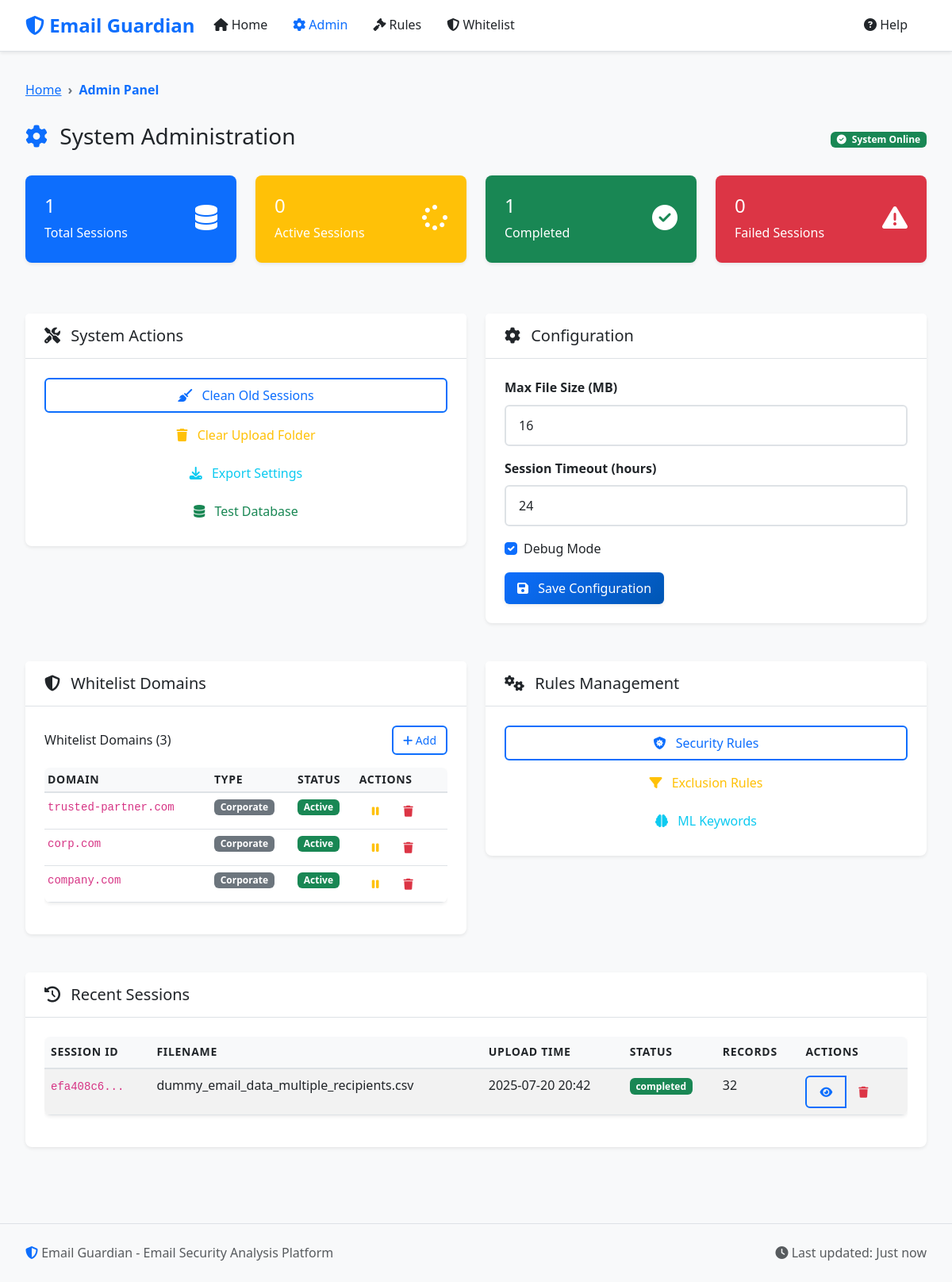
/admin, run on an earlier commit of the app's database.
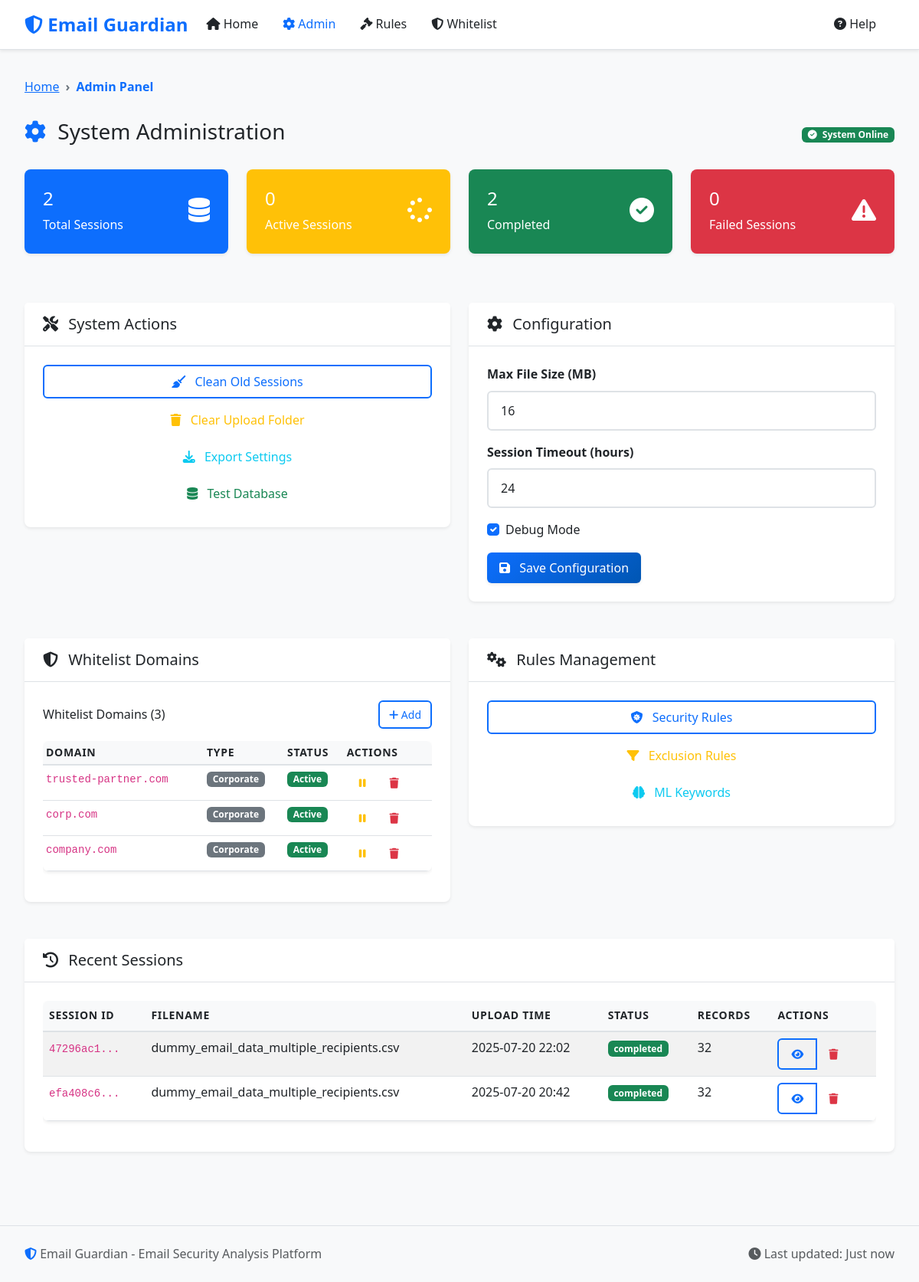
And on a later commit of the database.
### models.py (models this page shows, shortened)
class ProcessingSession(db.Model):
    __tablename__ = 'processing_sessions'
    id = db.Column(db.String(36), primary_key=True)
    filename = db.Column(db.String(255), nullable=False)
    upload_time = db.Column(db.DateTime, default=datetime.utcnow)
    total_records = db.Column(db.Integer, default=0)
    processed_records = db.Column(db.Integer, default=0)
    status = db.Column(db.String(50), default='uploaded')  # uploaded, processing, completed, error
    error_message = db.Column(Text)
    processing_stats = db.Column(JSON)
    data_path = db.Column(db.String(500))
    is_compressed = db.Column(db.Boolean, default=False)
    exclusion_applied = db.Column(db.Boolean, default=False)
    whitelist_applied = db.Column(db.Boolean, default=False)
    rules_applied = db.Column(db.Boolean, default=False)
    ml_applied = db.Column(db.Boolean, default=False)

### routes.py (the view)
@app.route('/admin')
def admin():
    stats = {
        'total_sessions': ProcessingSession.query.count(),
        'active_sessions': ProcessingSession.query.filter_by(status='processing').count(),
        'completed_sessions': ProcessingSession.query.filter_by(status='completed').count(),
        'failed_sessions': ProcessingSession.query.filter_by(status='failed').count()
    }
    recent_sessions = ProcessingSession.query.order_by(ProcessingSession.upload_time.desc()).limit(5).all()
    sessions = ProcessingSession.query.order_by(ProcessingSession.upload_time.desc()).all()
    whitelist_domains = WhitelistDomain.query.filter_by(is_active=True).all()
    attachment_keywords = AttachmentKeyword.query.filter_by(is_active=True).all()
    return render_template('admin.html',
                         stats=stats,
                         recent_sessions=recent_sessions,
                         sessions=sessions,
                         whitelist_domains=whitelist_domains,
                         attachment_keywords=attachment_keywords)

### templates/admin.html (shortened to what this page needs)
{% extends "base.html" %}
{% block breadcrumb %}
<nav aria-label="breadcrumb">
    <ol class="breadcrumb">
        <li class="breadcrumb-item"><a href="{{ url_for('index') }}">Home</a></li>
        <li class="breadcrumb-item active">Admin Panel</li>
    </ol>
</nav>
{% endblock %}
{% block content %}
<div class="row">
    <div class="col-12">
        <div class="d-flex justify-content-between align-items-center mb-4">
            <h1 class="h3">
                <i class="fas fa-cog text-primary me-2"></i>
                System Administration
            </h1>
            <div class="badge bg-success">
                <i class="fas fa-check-circle me-1"></i>
                System Online
            </div>
        </div>
    </div>
</div>
<div class="row mb-4">
    <div class="col-md-3 mb-3">
        <div class="card text-white bg-primary">
            <div class="card-body">
                <div class="d-flex justify-content-between">
                    <div>
                        <h4 class="card-title">{{ stats.total_sessions }}</h4>
                        <p class="card-text">Total Sessions</p>
                    </div>
                    <div class="align-self-center">
                        <i class="fas fa-database fa-2x"></i>
                    </div>
                </div>
            </div>
        </div>
    </div>
    <div class="col-md-3 mb-3">
        <div class="card text-white bg-warning">
            <div class="card-body">
                <div class="d-flex justify-content-between">
                    <div>
                        <h4 class="card-title">{{ stats.active_sessions }}</h4>
                        <p class="card-text">Active Sessions</p>
                    </div>
                    <div class="align-self-center">
                        <i class="fas fa-spinner fa-2x"></i>
                    </div>
                </div>
            </div>
        </div>
    </div>
    <div class="col-md-3 mb-3">
        <div class="card text-white bg-success">
            <div class="card-body">
                <div class="d-flex justify-content-between">
                    <div>
                        <h4 class="card-title">{{ stats.completed_sessions }}</h4>
                        <p class="card-text">Completed</p>
                    </div>
                    <div class="align-self-center">
                        <i class="fas fa-check-circle fa-2x"></i>
                    </div>
                </div>
            </div>
        </div>
    </div>
    <div class="col-md-3 mb-3">
        <div class="card text-white bg-danger">
            <div class="card-body">
                <div class="d-flex justify-content-between">
                    <div>
                        <h4 class="card-title">{{ stats.failed_sessions }}</h4>
                        <p class="card-text">Failed Sessions</p>
                    </div>
                    <div class="align-self-center">
                        <i class="fas fa-exclamation-triangle fa-2x"></i>
                    </div>
                </div>
            </div>
        </div>
    </div>
</div>
<div class="row mb-4">
    <div class="col-md-6">
        <div class="card">
            <div class="card-header">
                <h5 class="card-title mb-0">
                    <i class="fas fa-tools me-2"></i>
                    System Actions
                </h5>
            </div>
            <div class="card-body">
                <div class="d-grid gap-2">
                    <button class="btn btn-outline-primary" onclick="cleanupOldSessions()">
                        <i class="fas fa-broom me-2"></i>
                        Clean Old Sessions
                    </button>
                    <button class="btn btn-outline-warning" onclick="clearUploads()">
                        <i class="fas fa-trash me-2"></i>
                        Clear Upload Folder
                    </button>
                    <button class="btn btn-outline-info" onclick="exportSettings()">
                        <i class="fas fa-download me-2"></i>
                        Export Settings
                    </button>
                    <button class="btn btn-outline-success" onclick="testDatabase()">
                        <i class="fas fa-database me-2"></i>
                        Test Database
                    </button>
                </div>
            </div>
        </div>
    </div>
    <div class="col-md-6">
        <div class="card">
            <div class="card-header">
                <h5 class="card-title mb-0">
                    <i class="fas fa-cog me-2"></i>
                    Configuration
                </h5>
            </div>
            <div class="card-body">
                <form id="configForm">
                    <div class="mb-3">
                        <label class="form-label">Max File Size (MB)</label>
                        <input type="number" class="form-control" value="16" min="1" max="100">
                    </div>
                    <div class="mb-3">
                        <label class="form-label">Session Timeout (hours)</label>
                        <input type="number" class="form-control" value="24" min="1" max="168">
                    </div>
                    <div class="mb-3">
                        <div class="form-check">
                            <input class="form-check-input" type="checkbox" checked>
                            <label class="form-check-label">Debug Mode</label>
                        </div>
                    </div>
                    <button type="button" class="btn btn-primary" onclick="saveConfig()">
                        <i class="fas fa-save me-2"></i>
                        Save Configuration
                    </button>
                </form>
            </div>
        </div>
    </div>
</div>
<div class="row mb-4">
    <div class="col-md-6">
        <div class="card">
            <div class="card-header">
                <h5 class="card-title mb-0">
                    <i class="fas fa-shield-alt me-2"></i>
                    Whitelist Domains
                </h5>
            </div>
            <div class="card-body">
                <div id="whitelistDomains">
                </div>
            </div>
        </div>
    </div>
    <div class="col-md-6">
        <div class="card">
            <div class="card-header">
                <h5 class="card-title mb-0">
                    <i class="fas fa-cogs me-2"></i>
                    Rules Management
                </h5>
            </div>
            <div class="card-body">
                <div class="d-grid gap-2">
                    <a href="{{ url_for('rules') }}" class="btn btn-outline-primary">
                        <i class="fas fa-shield-virus me-2"></i>
                        Security Rules
                    </a>
                    <a href="{{ url_for('rules') }}" class="btn btn-outline-warning">
                        <i class="fas fa-filter me-2"></i>
                        Exclusion Rules
                    </a>
                    <button class="btn btn-outline-info" onclick="loadMLKeywords()">
                        <i class="fas fa-brain me-2"></i>
                        ML Keywords
                    </button>
                </div>
            </div>
        </div>
    </div>
</div>
<div class="row">
    <div class="col-12">
        <div class="card">
            <div class="card-header">
                <h5 class="card-title mb-0">
                    <i class="fas fa-history me-2"></i>
                    Recent Sessions
                </h5>
            </div>
            <div class="card-body">
                {% if recent_sessions %}
                <div class="table-responsive">
                    <table class="table table-striped">
                        <thead>
                            <tr>
                                <th>Session ID</th>
                                <th>Filename</th>
                                <th>Upload Time</th>
                                <th>Status</th>
                                <th>Records</th>
                                <th>Actions</th>
                            </tr>
                        </thead>
                        <tbody>
                            {% for session in recent_sessions %}
                            <tr>
                                <td>
                                    <code>{{ session.id[:8] }}...</code>
                                </td>
                                <td>{{ session.filename }}</td>
                                <td>{{ session.upload_time.strftime('%Y-%m-%d %H:%M') }}</td>
                                <td>
                                    {% if session.status == 'completed' %}
                                        <span class="badge bg-success">{{ session.status }}</span>
                                    {% elif session.status == 'processing' %}
                                        <span class="badge bg-warning">{{ session.status }}</span>
                                    {% elif session.status == 'failed' %}
                                        <span class="badge bg-danger">{{ session.status }}</span>
                                    {% else %}
                                        <span class="badge bg-secondary">{{ session.status }}</span>
                                    {% endif %}
                                </td>
                                <td>{{ session.total_records or 0 }}</td>
                                <td>
                                    <div class="btn-group btn-group-sm" role="group">
                                        <a href="{{ url_for('dashboard', session_id=session.id) }}"
                                           class="btn btn-outline-primary" title="View Dashboard">
                                            <i class="fas fa-eye"></i>
                                        </a>
                                        <button class="btn btn-outline-danger"
                                                onclick="deleteSession('{{ session.id }}')"
                                                title="Delete Session">
                                            <i class="fas fa-trash"></i>
                                        </button>
                                    </div>
                                </td>
                            </tr>
                            {% endfor %}
                        </tbody>
                    </table>
                </div>
                {% else %}
                <div class="text-center py-4">
                    <i class="fas fa-inbox fa-3x text-muted mb-3"></i>
                    <h5 class="text-muted">No sessions found</h5>
                    <p class="text-muted">Upload some files to see session data here.</p>
                </div>
                {% endif %}
            </div>
        </div>
    </div>
</div>
{% endblock %}

### templates/base.html (shortened to what this page needs)
<!DOCTYPE html>
<html lang="en">
<head>
    <link href="https://cdn.jsdelivr.net/npm/bootstrap@5.3.0/dist/css/bootstrap.min.css" rel="stylesheet">
    <link href="https://cdnjs.cloudflare.com/ajax/libs/font-awesome/6.4.0/css/all.min.css" rel="stylesheet">
    <link href="https://cdn.datatables.net/1.13.4/css/dataTables.bootstrap5.min.css" rel="stylesheet">
    <link href="{{ url_for('static', filename='css/style.css') }}" rel="stylesheet">
</head>
<body>
    <nav class="navbar navbar-expand-lg navbar-light bg-white">
        <div class="container-fluid">
            <a class="navbar-brand" href="{{ url_for('index') }}">
                <i class="fas fa-shield-alt text-primary"></i>
                Email Guardian
            </a>
            <div class="collapse navbar-collapse" id="navbarNav">
                <ul class="navbar-nav me-auto">
                    <li class="nav-item">
                        <a class="nav-link {% if request.endpoint == 'index' %}active{% endif %}" href="{{ url_for('index') }}">
                            <i class="fas fa-home"></i> Home
                        </a>
                    </li>
                    <li class="nav-item">
                        <a class="nav-link {% if request.endpoint == 'admin' %}active{% endif %}" href="{{ url_for('admin') }}">
                            <i class="fas fa-cog"></i> Admin
                        </a>
                    </li>
                    <li class="nav-item">
                        <a class="nav-link {% if request.endpoint == 'rules' %}active{% endif %}" href="{{ url_for('rules') }}">
                            <i class="fas fa-gavel"></i> Rules
                        </a>
                    </li>
                    <li class="nav-item">
                        <a class="nav-link {% if request.endpoint == 'whitelist_domains' %}active{% endif %}" href="{{ url_for('whitelist_domains') }}">
                            <i class="fas fa-shield-alt"></i> Whitelist
                        </a>
                    </li>
                </ul>
                <ul class="navbar-nav">
                    <li class="nav-item">
                        <a class="nav-link" href="#" onclick="showHelp()">
                            <i class="fas fa-question-circle"></i> Help
                        </a>
                    </li>
                </ul>
            </div>
        </div>
    </nav>
    <main class="container-fluid py-4">
        {% block breadcrumb %}{% endblock %}
        {% block content %}{% endblock %}
    </main>
    <footer class="bg-light border-top py-4 mt-5">
        <div class="container-fluid">
            <div class="row">
                <div class="col-md-6">
                    <p class="text-muted mb-0">
                        <i class="fas fa-shield-alt text-primary"></i>
                        Email Guardian - Email Security Analysis Platform
                    </p>
                </div>
                <div class="col-md-6 text-end">
                    <p class="text-muted mb-0">
                        <i class="fas fa-clock"></i>
                        Last updated: <span id="lastUpdate">Just now</span>
                    </p>
                </div>
            </div>
        </div>
    </footer>
</body>
</html>

What changed in the data, as far as the page shows it:
added ProcessingSession: id "47296ac1", filename "dummy_email_data_multiple_recipients.csv", upload_time "2025-07-20 22:02", status "completed", total_records "32"
Also different on the page:
{{ stats.total_sessions }}: "1" → "2"
{{ stats.completed_sessions }}: "1" → "2"
